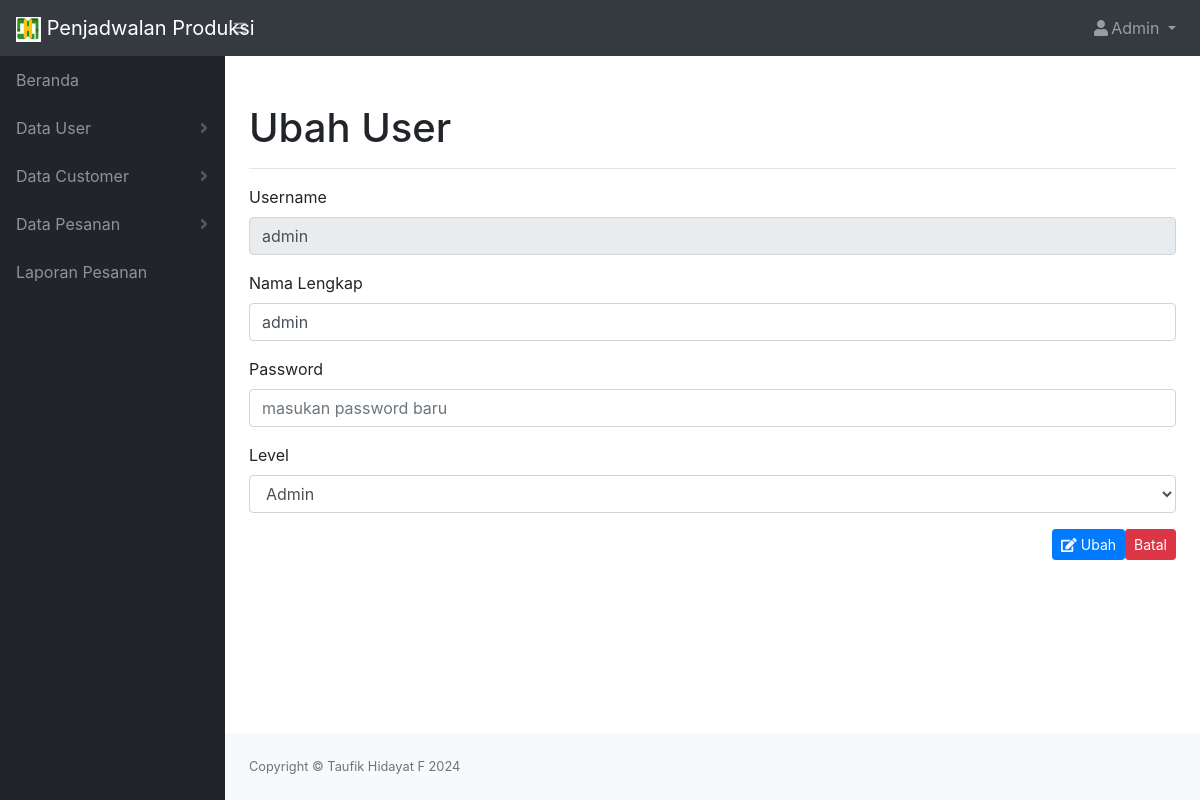
The app's page /menu_admin/ubah_user.php?id=1 with its own data.
### tables this page shows
CREATE TABLE `tuser` (
  `id` int(20) NOT NULL,
  `username` varchar(20) NOT NULL,
  `nama_lengkap` varchar(100) NOT NULL,
  `password` varchar(255) NOT NULL,
  `level` enum('Admin','Manager','Direktur') NOT NULL
);

### config/controller.php (called while the page is built, shortened)
<?php
function select($query)
{
    global $koneksi;
    $result = mysqli_query($koneksi, $query);
    $rows = [];
    while ($row = mysqli_fetch_assoc($result)) {
        $rows[] = $row;
    }
    return $rows;
}

### menu_admin/ubah_user.php (the view, shortened to what this page needs)
<!DOCTYPE html>
<html lang="en">
    <head>
        <link href="../css/styles.css" rel="stylesheet" />
        <link href="https://cdn.datatables.net/1.10.20/css/dataTables.bootstrap4.min.css" rel="stylesheet" />
    </head>
    <body class="sb-nav-fixed">
    <?php include '../tema_menu/header_Admin.php';
    include '../tema_menu/sidebar_Admin.php';
    $id_user = (int)$_GET['id'];
    $tuser = select("SELECT * FROM tuser WHERE id = $id_user")[0];
    ?>
            <div id="layoutSidenav_content">
            <main>
            <div class="container mt-5">
            <h1>Ubah User</h1>
            <hr>
            <form action="" method="post">
            <div class="mb-3">
            <label for="username" class="form-label">Username</label>
            <input type="text" class="form-control" id="username" name="username" placeholder="username" value=<?= $tuser['username']; ?> readonly="readonly" >
            </div>
            <div class="mb-3">
            <label for="nama_lengkap" class="form-label">Nama Lengkap</label>
            <input type="text" class="form-control" id="nama_lengkap" name="nama_lengkap" placeholder="nama lengkap" value=<?= $tuser['nama_lengkap']; ?> required>
            </div>
            <div class="mb-3">
            <label for="password" class="form-label">Password</label>
            <input type="password" class="form-control" id="password" name="password" placeholder="masukan password baru" required>
            </div>
            <div class="mb-3">
            <label for="level" class="form-label">Level</label >
            <select name="level" id="level" class="form-control" required>
                <?php $level = $tuser['level']; ?>
                <option value="Admin" <?= $level == 'Admin' ? 'selected' : null ?> >Admin</option>
            </select>
        </div>
            <a href="lihat_user.php" type="submit" name="batal" class="btn btn-danger btn-sm col-xs-2 margin-left" style="float: right;">Batal</a>
            <button type="submit" name="tambah" class="btn btn-primary btn-sm col-xs-2 margin-left" style="float: right;"><i class="fas fa-edit"></i> Ubah</button>
            </form>
            </div>
            </main>
               <?php include '../tema_menu/footer.php'?>
            </div>
    </body>
</html>

### records on screen
tuser: username "admin", nama_lengkap "admin", level "Admin"
